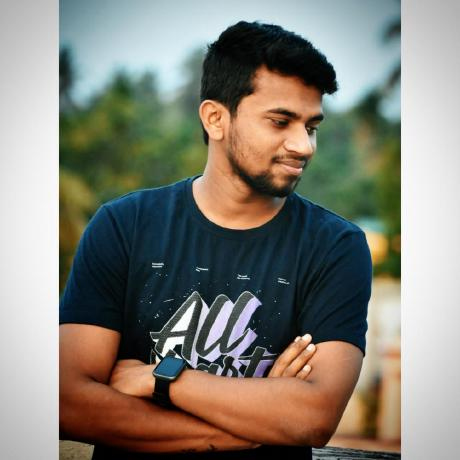
#> input picture Image-Resizer/githubimage.jpg, 460 x 460 px
$ python main.py
#> lines starting #> are read from the running program, lines starting #| are printed output that depends on the picture
import cv2

# Configurable Parameters
source = "githubimage.jpg"
destination = "newimage2.png"

# Percent by which the image is resized
scale_percent = 50

image = cv2.imread(source, cv2.IMREAD_UNCHANGED)
#> image is the input picture: shape (460, 460, 3); mean B, G, R 120.2, 130.5, 133.8
# cv2.imshow("title", image)

# Calculate the 50 percent of the original image
new_width = int(image.shape[1] * scale_percent / 100)
#> new_width = 230
new_height = int(image.shape[0] * scale_percent / 100)
#> new_height = 230

# Resize image
output = cv2.resize(image, (new_width, new_height))
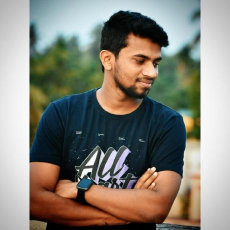
#> output: shape (230, 230, 3); mean B, G, R 120.3, 130.7, 133.9

cv2.imwrite(destination, output)
# cv2.waitKey(0)
